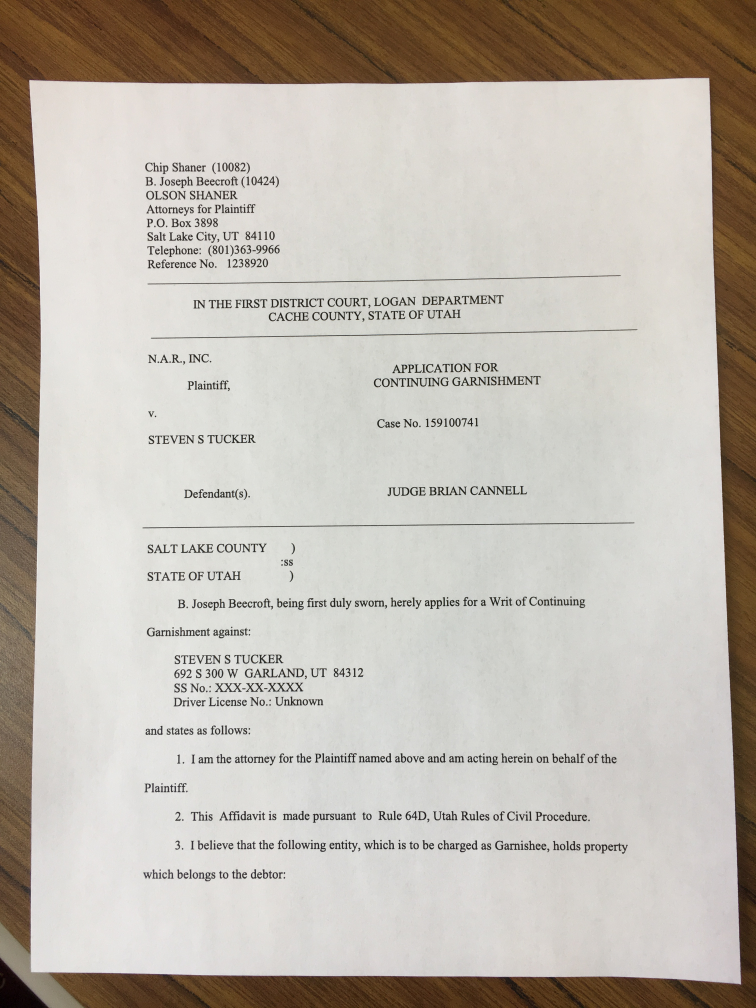
#> input picture www/uploads/IMG_1868.JPG, 3024 x 4032 px (shown at 1/4 size)
$ python get_title.py uploads/IMG_1868.JPG
#> lines starting #> are read from the running program, lines starting #| are printed output that depends on the picture; after the words box and inside, x2 and y2 are one past the last pixel; in counts of white or black regions, pixels touching at a corner belong together
### www/scanner.py
from skimage.filters import threshold_local
from scipy.spatial import distance as dist
import numpy as np
import imutils
import numpy as np
import cv2
import matplotlib.pyplot as plt

# [4 lines left out: function plotter, not called in this run]
#     pass

def scan(image):
    ratio = image.shape[0] / 700.0
    orig = image.copy()
    image = resize(image, height = 700)

    # convert the image to grayscale, blur it, and find edges
    # in the image
    gray = cv2.cvtColor(image, cv2.COLOR_BGR2GRAY)
#     plotter(gray)
    gray = cv2.GaussianBlur(gray, (5, 5), 0)
#     plotter(gray)

    edged = cv2.Canny(gray, 75, 200)
#     plotter(edged)

    cnts = cv2.findContours(edged.copy(), cv2.RETR_LIST, cv2.CHAIN_APPROX_SIMPLE)
    cnts = imutils.grab_contours(cnts)
    cnts = sorted(cnts, key = cv2.contourArea, reverse = True)[:5]

    # loop over the contours
    for c in cnts:
        # approximate the contour
        peri = cv2.arcLength(c, True)
        approx = cv2.approxPolyDP(c, 0.02 * peri, True)

        # if our approximated contour has four points, then we
        # can assume that we have found our screen
        if len(approx) == 4 and cv2.contourArea(c) > 10000:
            screenCnt = approx
            break

    warped = four_point_transform(orig, screenCnt.reshape(4, 2) * ratio)

    # convert the warped image to grayscale, then threshold it
    # to give it that 'black and white' paper effect
    warped = cv2.cvtColor(warped, cv2.COLOR_BGR2GRAY)
    T = threshold_local(warped, 15, offset = 10, method = "gaussian")
    warped = (warped > T).astype("uint8") * 255
    h,w = warped.shape
    if h < w:
        h,w = w,h
        warped = np.rot90(warped, -1)

    #trim margins
    trim_h = int(h*0.02)
    trim_w = int(w*0.02)
    warped = warped[trim_h:-trim_h,trim_w:-trim_h]
    return imutils.resize(warped, height = 650)

def order_points(pts):
    # sort the points based on their x-coordinates
    xSorted = pts[np.argsort(pts[:, 0]), :]

    # grab the left-most and right-most points from the sorted
    # x-roodinate points
    leftMost = xSorted[:2, :]
    rightMost = xSorted[2:, :]

    # now, sort the left-most coordinates according to their
    # y-coordinates so we can grab the top-left and bottom-left
    # points, respectively
    leftMost = leftMost[np.argsort(leftMost[:, 1]), :]
    (tl, bl) = leftMost

    # now that we have the top-left coordinate, use it as an
    # anchor to calculate the Euclidean distance between the
    # top-left and right-most points; by the Pythagorean
    # theorem, the point with the largest distance will be
    # our bottom-right point
    D = dist.cdist(tl[np.newaxis], rightMost, "euclidean")[0]
    (br, tr) = rightMost[np.argsort(D)[::-1], :]

    # return the coordinates in top-left, top-right,
    # bottom-right, and bottom-left order
    return np.array([tl, tr, br, bl], dtype = "float32")

def four_point_transform(image, pts):
    # obtain a consistent order of the points and unpack them
    # individually
    rect = order_points(pts)
    (tl, tr, br, bl) = rect

    # compute the width of the new image, which will be the
    # maximum distance between bottom-right and bottom-left
    # x-coordiates or the top-right and top-left x-coordinates
    widthA = np.sqrt(((br[0] - bl[0]) ** 2) + ((br[1] - bl[1]) ** 2))
    widthB = np.sqrt(((tr[0] - tl[0]) ** 2) + ((tr[1] - tl[1]) ** 2))
    maxWidth = max(int(widthA), int(widthB))

    # compute the height of the new image, which will be the
    # maximum distance between the top-right and bottom-right
    # y-coordinates or the top-left and bottom-left y-coordinates
    heightA = np.sqrt(((tr[0] - br[0]) ** 2) + ((tr[1] - br[1]) ** 2))
    heightB = np.sqrt(((tl[0] - bl[0]) ** 2) + ((tl[1] - bl[1]) ** 2))
    maxHeight = max(int(heightA), int(heightB))

    # now that we have the dimensions of the new image, construct
    # the set of destination points to obtain a "birds eye view",
    # (i.e. top-down view) of the image, again specifying points
    # in the top-left, top-right, bottom-right, and bottom-left
    # order
    dst = np.array([
        [0, 0],
        [maxWidth - 1, 0],
        [maxWidth - 1, maxHeight - 1],
        [0, maxHeight - 1]], dtype = "float32")

    # compute the perspective transform matrix and then apply it
    M = cv2.getPerspectiveTransform(rect, dst)
    warped = cv2.warpPerspective(image, M, (maxWidth, maxHeight))

    # return the warped image
    return warped

# Import the necessary packages
import numpy as np
import cv2

# [23 lines left out: functions translate, rotate, not called in this run]

def resize(image, width = None, height = None, inter = cv2.INTER_AREA):
    # initialize the dimensions of the image to be resized and
    # grab the image size
    dim = None
    (h, w) = image.shape[:2]

    # if both the width and height are None, then return the
    # original image
    if width is None and height is None:
        return image

    # check to see if the width is None
    if width is None:
        # calculate the ratio of the height and construct the
        # dimensions
        r = height / float(h)
        dim = (int(w * r), height)

    # otherwise, the height is None
    else:
        # calculate the ratio of the width and construct the
        # dimensions
        r = width / float(w)
        dim = (width, int(h * r))

    # resize the image
    resized = cv2.resize(image, dim, interpolation = inter)

    # return the resized image
    return resized

### www/get_title.py
import io
import cv2 as cv
import numpy as np
import matplotlib.pyplot as plt
import pandas as pd
import pytesseract
from scanner import scan

def plotter(img, new=True):
    if new: plt.figure(figsize=(12,12))
    plt.imshow(img, cmap='gray')
    plt.show()
    pass

def get_bounding_box(img, hthresh=1000, vthresh=100):
    """
    get_bounding_box
    takes in a numpy array and returns a bounding boxed version of the image (cropped)

    parameters:
    img -- the input image
    hthresh -- the min length of horizontal lines
    vthresh -- the min length of vertical lines

    returns the cropped image around our desired bounding box.
    """
    edges = cv.Canny(img, 50, 150, apertureSize=3)
#     plotter(edges)
    lines = cv.HoughLinesP(edges, 1, np.pi/180, 120, minLineLength=170, maxLineGap=20)
#     print(lines)

    xs = []
    ys = []
#     plt.figure(figsize=(12,12))
    for line in lines:
        x1, y1, x2, y2 = line[0]
#         plt.plot([x1,x2], [y1,y2])
        if abs(y2 - y1) > vthresh or abs(x2 - x1) > hthresh:
            xs.append(x1)
            xs.append(x2)
            ys.append(y1)
            ys.append(y2)
#     plotter(img, new=False)
    minx = min(xs)
    miny = min(ys)
    maxx = max(xs)
    maxy = max(ys)

#     plotter(img[miny:maxy, minx:maxx])
    return img[miny:maxy, minx:maxx]

def img2pandas(img):
    import string
    out = pytesseract.image_to_data(img)
    for i in string.punctuation:
        if i in '()_': continue
        out = out.replace(i, '')
    out = out.replace('‘','').replace('"', '').replace("'", '').replace('\t\t', '\t')
#     print(out)
    stream = io.StringIO(out)
    df = pd.read_csv(stream, delimiter='\t', encoding='iso-8859-1')
#     display(df)
    return df

def get_title(title_block):
    expected_start = ['reply', 'defendant', 'counterclaim', 'memorandum', 'application', 'summons', 'motion', 'notice', 'complaint', 'answer', 'decree', 'order']
    expected_end = ['case', 'caseno', 'civil', 'number', 'judge', 'no']

    df = img2pandas(title_block)
    width, height = df[['width', 'height']].values[0] # get document size
    df = df[df.text.notna()]                            # remove rows without text
    right_half = df[df.left > width*0.45]
    title = []
    record = False
    start_line = None
    for i,row in right_half.iterrows():
        if (record is False) and (row.text.lower() in expected_start):
            record = True
            start_line = row.line_num
        elif (record) and (row.text.lower() in expected_end):
            break
        elif start_line and (row.line_num > start_line+2):
            break
        if record:
            title.append(row.text)
    if title == '':
        return ''
    else:
        form_type = title[0]
        if form_type.lower() not in ['summons', 'motion', 'complaint']:
            for i in ['summons', 'motion', 'complaint']:
                if i in title:
                    form_type = i
                    break
            else:
                return ""
        return ' '.join(title).title() + '\n' + title[0].lower()

def parse_file(filename):
#> called with filename = 'uploads/IMG_1868.JPG'
    img = cv.imread(filename)
#> img is the input picture: shape (4032, 3024, 3); mean B, G, R 175.6, 184.5, 191.3
    try:
        scanned = scan(img)
#> in resize, `resized = cv2.resize(image, dim, interpolation = inter)`:
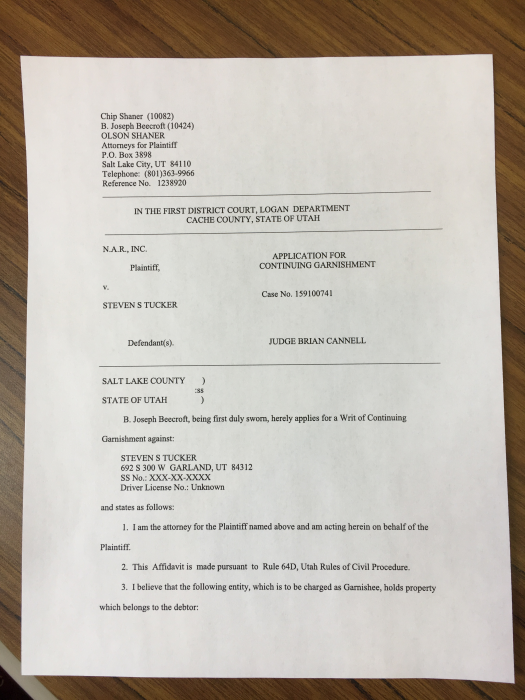
#> resized: shape (700, 525, 3); mean B, G, R 175.6, 184.5, 191.3
#> in scan, `gray = cv2.cvtColor(image, cv2.COLOR_BGR2GRAY)`:
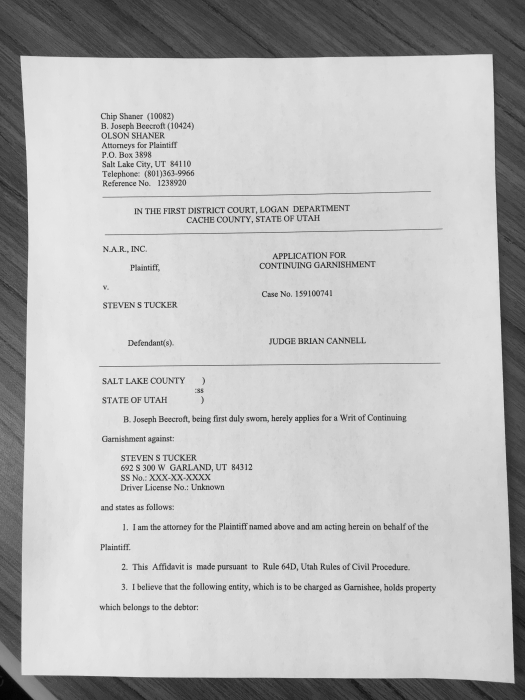
#> gray: shape (700, 525); min 2, max 234, mean 185.5
#> in scan, `edged = cv2.Canny(gray, 75, 200)`:
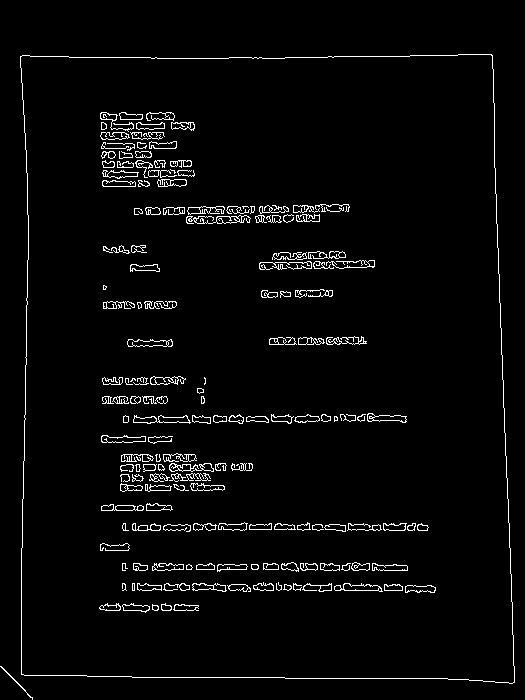
#> edged: shape (700, 525); 3.2% white in thin lines or dots
#> in scan, `cnts = cv2.findContours(edged.copy(), cv2.RETR_LIST, cv2.CHAIN_APPROX_..`: cnts = 341 contours, 106 with area under 20; largest, box (x1, y1, x2, y2) and area: (20, 54, 515, 684) 297036, (20, 54, 515, 684) 297033, (133, 415, 191, 424) 280, (127, 339, 173, 347) 238, (334, 583, 383, 592) 234
#> in scan, `cnts = sorted(cnts, key = cv2.contourArea, reverse = True)[:5]`: cnts = 5 contours; box (x1, y1, x2, y2) and area: (20, 54, 515, 684) 297036, (20, 54, 515, 684) 297033, (133, 415, 191, 424) 280, (127, 339, 173, 347) 238, (334, 583, 383, 592) 234
#> the loop in scan, `for c in cnts:` made 1 pass
#> (peri, screenCnt) on pass 1: (2239.8, [[491, 54], [20, 56], [21, 674], [514, 682]])
#> in order_points, `xSorted = pts[np.argsort(pts[:, 0]), :]`: xSorted = [[115.2, 322.6], [121, 3882.2], [2828.2, 311], [2960.6, 3928.3]]
#> in order_points, `leftMost = xSorted[:2, :]`: leftMost = [[115.2, 322.6], [121, 3882.2]]
#> in order_points, `rightMost = xSorted[2:, :]`: rightMost = [[2828.2, 311], [2960.6, 3928.3]]
#> in order_points, `(tl, bl) = leftMost`: tl = [115.2, 322.6]; bl = [121, 3882.2]
#> in order_points, `D = dist.cdist(tl[np.newaxis], rightMost, "euclidean")[0]`: D = [2713, 4593.3]
#> in order_points, `(br, tr) = rightMost[np.argsort(D)[::-1], :]`: br = [2960.6, 3928.3]; tr = [2828.2, 311]
#> in four_point_transform, `rect = order_points(pts)`: rect = [[115.2, 322.6], [2828.2, 311], [2960.6, 3928.3], [121, 3882.2]]
#> in four_point_transform, `(tl, tr, br, bl) = rect`: tl = [115.2, 322.6]; tr = [2828.2, 311]; br = [2960.6, 3928.3]; bl = [121, 3882.2]
#> in four_point_transform, `widthA = np.sqrt(((br[0] - bl[0]) ** 2) + ((br[1] - bl[1]) ** 2))`: widthA = 2840.1
#> in four_point_transform, `widthB = np.sqrt(((tr[0] - tl[0]) ** 2) + ((tr[1] - tl[1]) ** 2))`: widthB = 2713
#> in four_point_transform, `maxWidth = max(int(widthA), int(widthB))`: maxWidth = 2840
#> in four_point_transform, `heightA = np.sqrt(((tr[0] - br[0]) ** 2) + ((tr[1] - br[1]) ** 2))`: heightA = 3619.7
#> in four_point_transform, `heightB = np.sqrt(((tl[0] - bl[0]) ** 2) + ((tl[1] - bl[1]) ** 2))`: heightB = 3559.7
#> in four_point_transform, `maxHeight = max(int(heightA), int(heightB))`: maxHeight = 3619
#> in four_point_transform, `dst = np.array([ [0, 0], [maxWidth - 1, 0], [maxWidth - 1, maxHeight -..`: dst = [[0, 0], [2839, 0], [2839, 3618], [0, 3618]]
#> in four_point_transform, `M = cv2.getPerspectiveTransform(rect, dst)`: M = [[1.07, -0.00173, -122.5], [0.00454, 1.07, -345.1], [5.83e-06, 1.3e-05, 1]]
#> in four_point_transform, `warped = cv2.warpPerspective(image, M, (maxWidth, maxHeight))`:
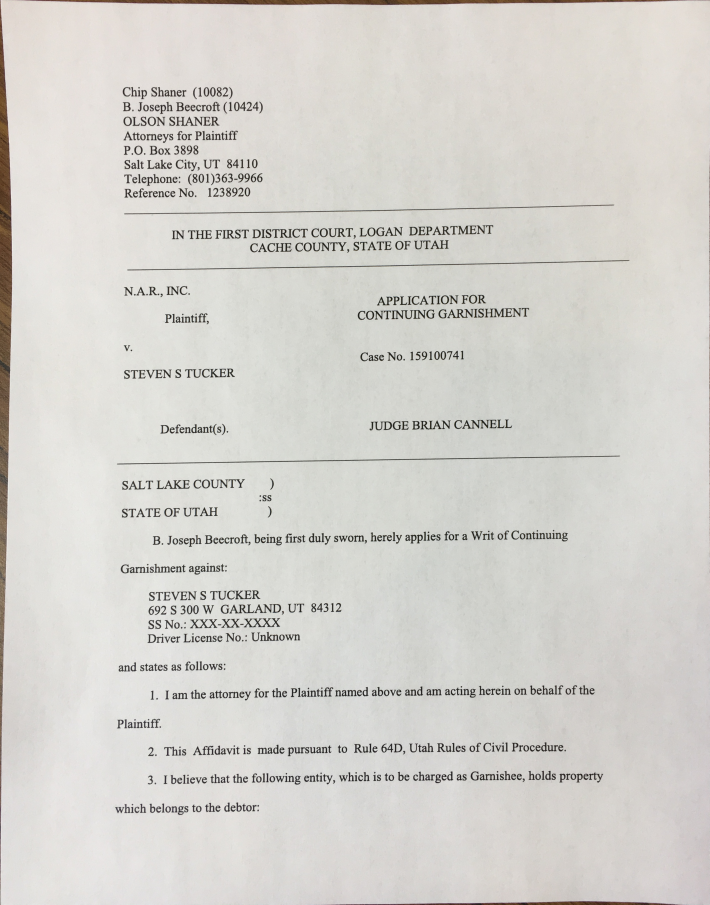
#> warped: shape (3619, 2840, 3) (shown at 1/4 size); mean B, G, R 205.7, 210.6, 212.5
#> in scan, `warped = (warped > T).astype("uint8") * 255`: warped: shape (3619, 2840); 97.2% white; 1666 black regions (903 under 20 px), largest, box (x1, y1, x2, y2) and area: (57, 0, 2840, 20) 9023, (0, 0, 49, 2481) 8777, (509, 1040, 2518, 1082) 6796
#> in scan, `warped = warped[trim_h:-trim_h,trim_w:-trim_h]`:
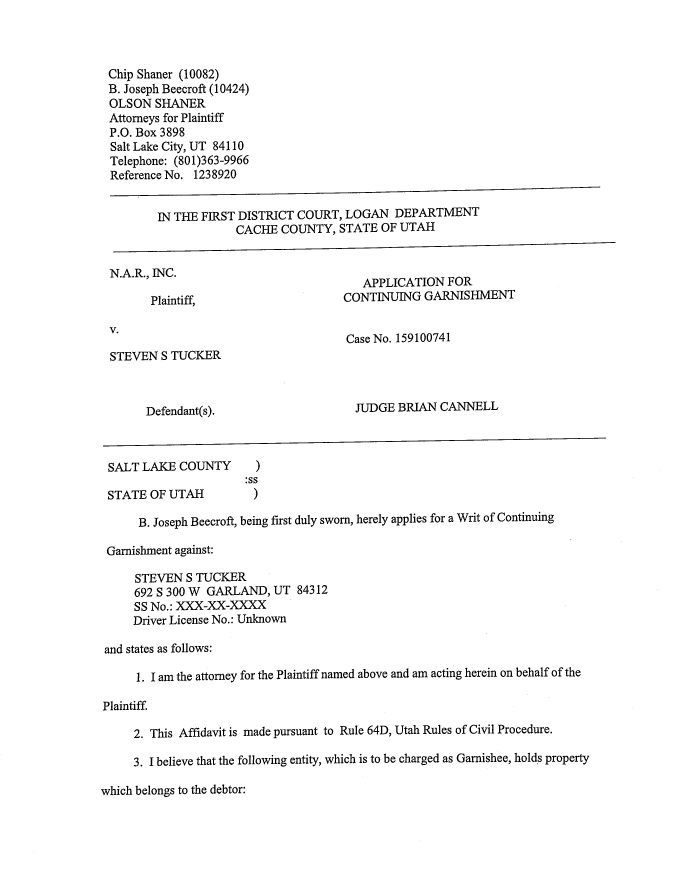
#> warped: shape (3475, 2712) (shown at 1/4 size); 97.3% white; 787 black regions (36 under 20 px), largest, box (x1, y1, x2, y2) and area: (453, 968, 2462, 1010) 6796, (412, 1750, 2425, 1786) 6767, (440, 746, 2401, 786) 6650
    except Exception as e:
#         print("fail to scan", e)
#         print(img.shape)
        scanned = img[:,:,0]

    try:
#         print(scanned.shape)
        h,w = scanned.shape
#> h = 650; w = 507
        title_block = get_bounding_box(scanned, int(0.6*w), int(0.1*h))
#> in get_bounding_box, `edges = cv.Canny(img, 50, 150, apertureSize=3)`:
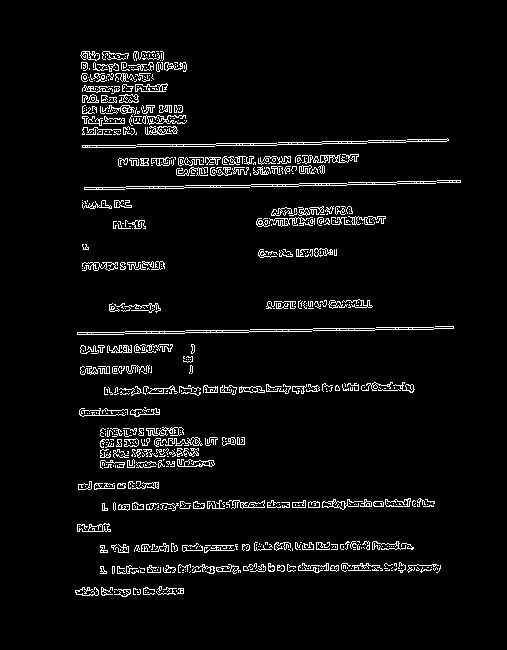
#> edges: shape (650, 507); 4.7% white in thin lines or dots, all inside (x1, y1, x2, y2) = (75, 51, 461, 597)
#> in get_bounding_box, `lines = cv.HoughLinesP(edges, 1, np.pi/180, 120, minLineLength=170, ma..`: lines = 13 rows, first 6: [147, 333, 453, 328], [161, 144, 448, 139], [168, 146, 366, 143], [84, 187, 460, 181], [84, 189, 435, 183], [104, 389, 412, 384]
#> the loop in get_bounding_box, `for line in lines:` made 13 passes
#> (x1, y1, x2, y2) on passes 1 to 12: (147, 333, 453, 328), (161, 144, 448, 139), (168, 146, 366, 143), (84, 187, 460, 181), (84, 189, 435, 183), (104, 389, 412, 384), (104, 394, 413, 388), (101, 570, 439, 570), (102, 505, 427, 499), (102, 506, 327, 506), (101, 569, 403, 564), (141, 551, 413, 547)
#> after the loop in get_bounding_box, `for line in lines:`: xs = [147, 453, 84, 460, 84, 435, 104, 412, 104, 413, 101, 439, 102, 427]; ys = [333, 328, 187, 181, 189, 183, 389, 384, 394, 388, 570, 570, 505, 499]
#> in get_bounding_box, `minx = min(xs)`: minx = 84
#> in get_bounding_box, `miny = min(ys)`: miny = 181
#> in get_bounding_box, `maxx = max(xs)`: maxx = 460
#> in get_bounding_box, `maxy = max(ys)`: maxy = 570
#> in get_bounding_box, `return img[miny:maxy, minx:maxx]`:
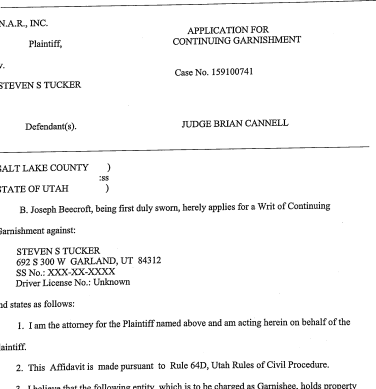
#> returned value: shape (389, 376); min 0, max 255, mean 244.7
    except Exception as e:
#         print("fail to bound title", e)
        h,w = scanned.shape
        block_top = int(0.3*h)
        block_bot = int(0.6*h)

        title_block = scanned[block_top:block_bot]

    try:
        title = get_title(title_block)
    except Exception as e:
        title = "PARSING ERROR"
#         print("failed to read title", e)
#         raise Exception("Unable to parse title!")

    return title

if __name__ == '__main__':
    import argparse
    parser = argparse.ArgumentParser()
    parser.add_argument("imagename", type=str)
    args = parser.parse_args()

    imagename = args.imagename
#> (the run stopped early here; a loop or call above may not have finished)
